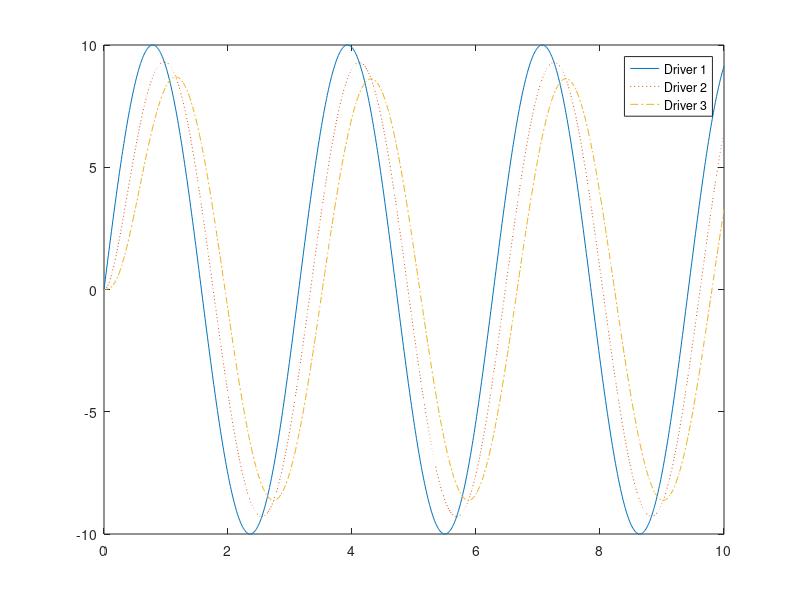

The MATLAB source for this figure:
t=0:0.01:10;

lambda=5;

alpha=10;
omega=2;

d1=alpha*sin(omega*t);

Psi= alpha.*(omega-omega*exp(lambda*t).*cos(omega*t)+lambda.*exp(lambda*t).*sin(omega*t)) ...
    ./(lambda^2+omega^2);
Phi=alpha.*(lambda^3.*t+lambda*t*omega^2-lambda^2+omega^2).*sin(omega*t).*exp(lambda*t) ...
    ./((lambda^2+omega^2)^2) ...
    -(alpha*omega*cos(omega*t).*(t*lambda^2+t*omega^2-2*lambda).*exp(lambda*t) ...
    +2*alpha*lambda*omega)./((lambda^2+omega^2)^2);


d2=lambda.*exp(-lambda*t).*Psi;
d3=lambda^2.*exp(-lambda*t).*(t.*Psi-Phi);


plot(t,d1,t,d2,':',t,d3,'-.');
legend('Driver 1','Driver 2','Driver 3');